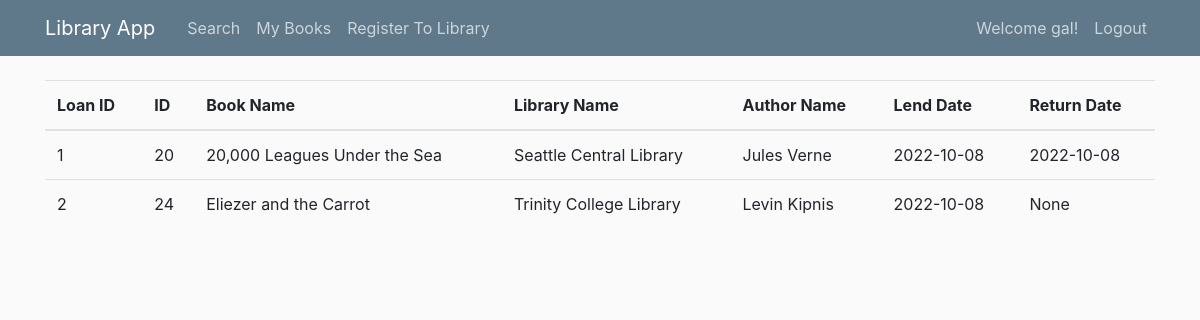
/booksHistory (signed in), run on the app's committed database.
### models.py (models this page shows, shortened)
class User(db.Model, UserMixin):
    id = db.Column(db.Integer, primary_key=True)  # ID - primary key
    firstName = db.Column(db.String(30), nullable=False)  # firstName - cannot be null
    lastName = db.Column(db.String(30), nullable=False)  # lastName - cannot be null
    email = db.Column(db.String(120), unique=True, nullable=False)  # email - must be unique and cannot be null
    password_hash = db.Column(db.String(128), nullable=False)
    memberAt = db.relationship('Membership', backref='membership', lazy=True)
    @property
    def password(self):
        raise AttributeError('password is not a readable attribute')

class LoanedBook(db.Model):
    loan_id = db.Column(db.Integer, primary_key=True, autoincrement=True)  # loan_id - autoincrement primary key
    member_number = db.Column(db.Integer, db.ForeignKey('membership.member_number'), nullable=False)
    book_id = db.Column(db.Integer, db.ForeignKey('book_in_library.id'), nullable=False)
    library_name = db.Column(db.String(50), nullable=False)
    loan_date = db.Column(db.String(15), nullable=False)  # loan_date - cannot be null
    return_date = db.Column(db.String(15))  # return_date - can be null, will update when book is returned

class BookInLibrary(db.Model):
    id = db.Column(db.Integer, primary_key=True, autoincrement=True)  # id - autoincrement primary key
    book_name = db.Column(db.String(30), db.ForeignKey('book.bookName'), nullable=False)
    library_name = db.Column(db.String(50), db.ForeignKey('library.libraryName'), nullable=False)
    loan_book_id = db.relationship('LoanedBook', backref='b_id', lazy=True)

class Book(db.Model):
    bookName = db.Column(db.String(30), primary_key=True)  # bookName - primary key
    authorName = db.Column(db.String(30), nullable=False)  # authorName-  cannot be null
    genre_type = db.Column(db.String(30), db.ForeignKey('genre.genre_type'), nullable=False)
    book_il = db.relationship('BookInLibrary', backref='book', lazy=True)

### library.py (the view)
@app.route('/booksHistory', methods=['GET', 'POST'])
@login_required
def books_history():
    user1 = current_user  # Getting the information of the logged user
    current_member = Membership.query.filter_by(member_id=user1.id).first()
    b = LoanedBook.query.filter_by(member_number=current_member.member_id)
    return render_template('booksHistory.html', books=b)  # Rendering the 'books history' template

### models.py (called while the page is built)
@login_manager.user_loader
def load_user(user_id):
    return User.query.get(int(user_id))

### templates/booksHistory.html
{% extends "books_layout.html" %}
{% block headers %}
    <th scope="col">Loan ID</th>
    <th scope="col">ID</th>
    <th scope="col">Book Name</th>
    <th scope="col">Library Name</th>
    <th scope="col">Author Name</th>
    <th scope="col">Lend Date</th>
    <th scope="col">Return Date</th>
{% endblock headers%}
{% block body %}
    {% for book in books %}
    <tr>
        <td>{{ book.loan_id }}</td>
        <td>{{ book.book_id }}</td>
        <td>{{ book.b_id.book_name }}</td>
        <td>{{ book.library_name }}</td>
        <td>{{ book.b_id.book.authorName }}</td>
        <td>{{ book.loan_date }}</td>
        <td>{{ book.return_date }}</td>
    </tr>
    {% endfor %}
{% endblock body%}

### templates/books_layout.html
{% extends "layout.html" %}
{% block content %}
<table class="table table-hover">
    <thead>
    <tr>
        {% block headers %}{% endblock %}
    </tr>
    </thead>
    <tbody>
        {% block body %}{% endblock %}
    </tbody>
</table>
{% endblock content %}

### templates/layout.html (shortened to what this page needs)
<!DOCTYPE html>
<html>
<head>
    <link rel="stylesheet" href="https://cdn.jsdelivr.net/npm/bootstrap@4.3.1/dist/css/bootstrap.min.css">
    <link rel="stylesheet" type="text/css" href="{{ url_for('static', filename='main.css') }}">
</head>
<body>
    <header class="site-header">
        <nav class="navbar navbar-expand-md navbar-dark bg-steel fixed-top">
            <div class="container">
                <a class="navbar-brand mr-4" href="/">Library App</a>
                <div class="collapse navbar-collapse" id="navbarToggle">
                    <div class="navbar-nav mr-auto">
                        <a class="nav-item nav-link" href="{{ url_for('search') }}">Search</a>
                        <a class="nav-item nav-link" href="{{ url_for('owned_books') }}">My Books</a>
                        <a class="nav-item nav-link" href="{{ url_for('register_to_library') }}">Register To Library</a>
                    </div>
                    <div class="navbar-nav">
                        {% if current_user.is_authenticated %}
                            <a class="nav-item nav-link" href="{{ url_for('books_history') }}">Welcome {{current_user.firstName}}!</a>
                            <a class="nav-item nav-link" href="{{ url_for('logout') }}">Logout</a>
                        {% else %}
                            <a class="nav-item nav-link" href="{{ url_for('login') }}">Login</a>
                            <a class="nav-item nav-link" href="{{ url_for('register') }}">Register</a>
                        {% endif %}
                    </div>
                </div>
            </div>
        </nav>
    </header>
    <main role="main" class="container">
        <div class="row">
            <div class="col-md-12">
                {% block content %}{% endblock %}
            </div>
        </div>
    </main>
</body>
</html>

### static/main.css (style rules this page uses)
body { background: #fafafa; color: #333333; margin-top: 5rem; }
.bg-steel { background-color: #5f788a; }
.site-header .navbar-nav .nav-link { color: #cbd5db; }

### data on the page
User: firstName "gal"
LoanedBook: loan_id "1", book_id "20", b_id.book_name "20,000 Leagues Under the Sea", library_name "Seattle Central Library", b_id.book.authorName "Jules Verne", loan_date "2022-10-08", return_date "2022-10-08"
LoanedBook: loan_id "2", book_id "24", b_id.book_name "Eliezer and the Carrot", library_name "Trinity College Library", b_id.book.authorName "Levin Kipnis", loan_date "2022-10-08", return_date "None"
